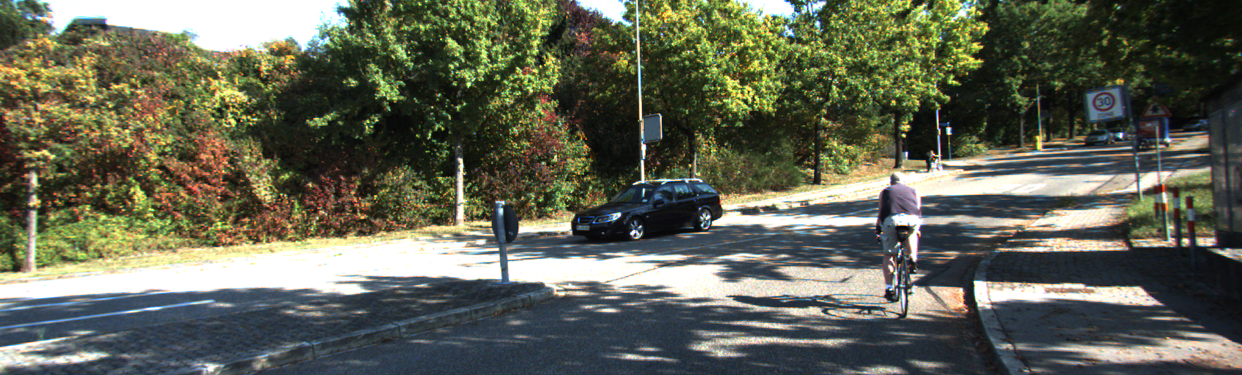
#> input picture hw7/data/10_a.png, 1242 x 375 px, given in place of 10_a.png_a.png, which was not available
$ python hw7.py data/10_a.png
#> lines starting #> are read from the running program, lines starting #| are printed output that depends on the picture; after the words box and inside, x2 and y2 are one past the last pixel; in counts of white or black regions, pixels touching at a corner belong together; long printed decimals are rounded; pictures that were not available may be replaced by others from this repository, and a replacement may not be noted
import warnings
import cv2
import numpy as np
import sys
from sklearn.cluster import KMeans


'''
using ransac to get a set of inliers & outliers for FOE estimation
'''


def ransac(start, end):
    kmax = 0
    best_inlier = (0, 0)

    maxIter = 35
    vectors = end - start
    for i in range(maxIter):
        # generate two random indices
        sample = np.random.randint(0, vectors.shape[0], 2)
        ind1 = sample[0]
        ind2 = sample[1]
        if sample[0] == sample[1]:
            continue
        # find intersection of two vectors --> maybe FOE
        maybeFOE = lines_intersecting_point(start[ind1], end[ind1], start[ind2], end[ind2])

        # checks for invalid values possibly caused by inverting a singular matrix
        mask1 = np.isinf(maybeFOE)
        if np.any(mask1):
            print('inf caught')
            continue
        mask2 = np.isnan(maybeFOE)
        if np.any(mask2):
            print('nan caught')
            continue

        # checks to ensure FOE is in image plane --> that is the assumption
        if maybeFOE[0] < 0 or maybeFOE[1] < 0 or maybeFOE[0] > img2_col or maybeFOE[1] > img2_row:
            if maybeFOE[0] > img2_col or maybeFOE[1] > img2_row:
                # print('invalid FOE -- FOE outside image plane')
                maxIter -= 1
            continue

        # use this FOE to fit the rest of the lines
        # the line = vx-uy = x1v-y1u; with a = v, b = -u
        inliers = 0
        index = []
        for j in range(vectors.shape[0]):
            dist = lambda x, y: abs(a * x + b * y + c) / np.sqrt(a ** 2 + b ** 2)
            vfunc = np.vectorize(dist)
            a = vectors[j][1]  # v
            b = -vectors[j][0]  # -u
            c = end[j][0] * start[j][1] - start[j][0] * end[j][1]
            distance = vfunc(maybeFOE[0], maybeFOE[1])
            if distance < 3:  # allow for 10 pixel miss
                inliers += 1
                index.append(j)

        if inliers > kmax:
            kmax = inliers
            best_inlier = (maybeFOE[0], maybeFOE[1])
            inliers_start = []
            inliers_end = []
            outliers_start = []
            outliers_end = []
            out_index = [x for x in range(vectors.shape[0]) if x not in index]
            for u in index:
                inliers_start.append(start[u])
                inliers_end.append(end[u])
            for v in out_index:
                outliers_start.append(start[v])
                outliers_end.append(end[v])
            inliers_start = np.vstack(inliers_start)
            inliers_end = np.vstack(inliers_end)
            outliers_start = np.vstack(outliers_start)
            outliers_end = np.vstack(outliers_end)
    print('\t   Max number of inliers: %d\n' % kmax)
    print('\tFOE Estimate Using Ransac Best Inliers:', best_inlier)

    return inliers_start, inliers_end, outliers_start, outliers_end, best_inlier


'''
calculate the point of intersection
between two parametric line equations
'''


def lines_intersecting_point(p0, p1, q0, q1):
    mat = np.zeros((2, 2))
    mat[:, 0] = (p1 - p0)
    mat[:, 1] = -(q1 - q0)
    b = (q0 - p0)
    soln = np.dot(np.linalg.inv(mat), b)

    return p0 + soln[0] * (p1 - p0)


'''
draw motion vectors
'''


def arrows(Img, pt1, pt2, Color, thickness):
    assert (pt1.shape == pt2.shape)

    for i in range(pt1.shape[0]):
        Img = cv2.arrowedLine(Img, tuple(pt1[i]), tuple(pt2[i]), Color, thickness=thickness)

    return Img


'''
draw classified clusters and the bounding boxes
'''


def clusters(cluster_num, out_start, out_end, canvas, color):
    index = np.where(label_map == cluster_num)[0]
    cluster = []
    start = []
    for i in range(index.shape[0]):
        cluster.append(out_end[index[i]])
        start.append(out_start[index[i]])
    cluster = np.vstack(cluster)
    start = np.vstack(start)
    canvas = arrows(canvas, start, cluster, color, 3)
    min_x = int(np.amin(cluster, axis=0)[0])
    min_y = int(np.amin(cluster, axis=0)[1])
    max_x = int(np.amax(cluster, axis=0)[0])
    max_y = int(np.amax(cluster, axis=0)[1])
    canvas = cv2.rectangle(canvas, (min_x - 3, min_y - 3), (max_x + 3, max_y + 3), color, 2)

    return canvas


if __name__ == "__main__":
    warnings.filterwarnings("ignore", category=DeprecationWarning)

    '''
    sys.stdout = open('out.txt', 'w')

    for i in range(24, 26):

        idx = str(i)
        print("Image index %s in progress..." %i)
        img1 = cv2.imread('data/' + idx + '_a.png')
        img2 = cv2.imread('data/' + idx + '_b.png')

    '''

    idx = str(sys.argv[1])
    img1 = cv2.imread('data/' + idx + '_a.png')
#> img1 is the input picture: shape (375, 1242, 3); mean B, G, R 84.6, 100.8, 97.7
    img2 = cv2.imread('data/' + idx + '_b.png')
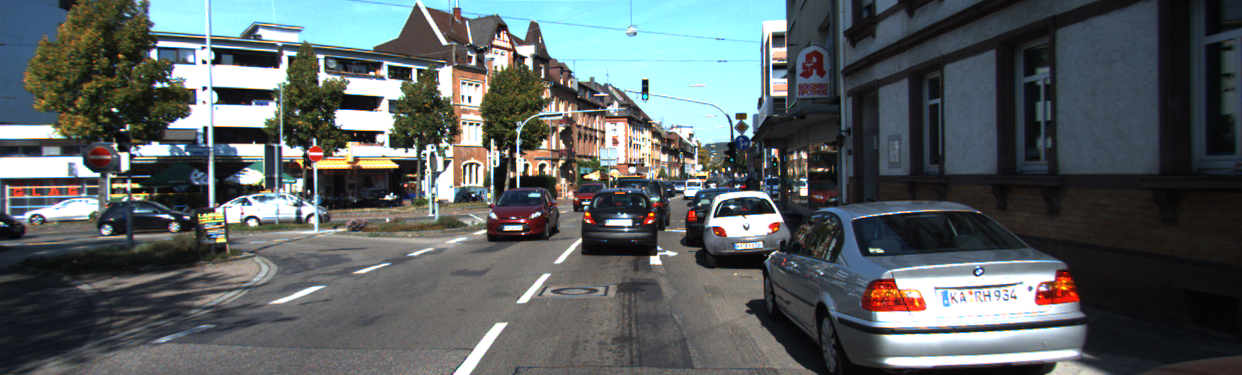
#> input picture hw7/data/11_a.png, 1242 x 375 px, given in place of 10_a.png_b.png, which was not available
#> img2 is the input picture: shape (375, 1242, 3); mean B, G, R 98, 96.7, 89.8

    copy = np.copy(img2)
    img2_row = img2.shape[0]
#> img2_row = 375
    img2_col = img2.shape[1]
#> img2_col = 1242

    src1 = cv2.cvtColor(img1, cv2.COLOR_BGR2GRAY)
    src2 = cv2.cvtColor(img2, cv2.COLOR_BGR2GRAY)
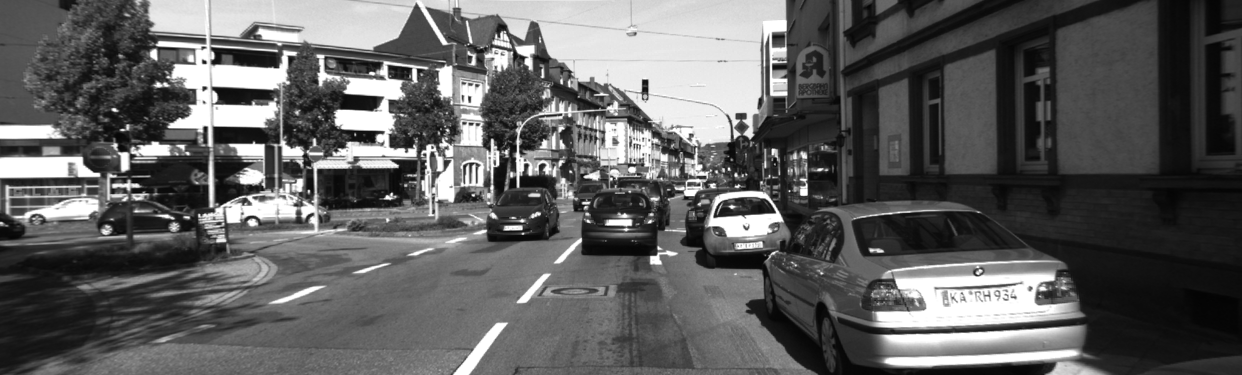
#> src2: shape (375, 1242); min 3, max 255, mean 94.8

    # deep-learning-study.tistory.com/277
    # pt1 = cv2.goodFeaturesToTrack(src1, 25, 0.01, 10)
    # Shi-Tomasi
    pt1 = cv2.goodFeaturesToTrack(src1, mask=None,
                                  **dict(maxCorners=200, qualityLevel=0.6, minDistance=6, blockSize=3))
#> pt1 = 17 rows, first 8: [906, 152], [631, 233], [899, 243], [950, 133], [540, 65], [641, 226], [468, 86], [904, 136]


    # LK param
    pt2, status, err = cv2.calcOpticalFlowPyrLK(src1, src2, pt1, None, **dict(winSize=(8, 8),
                                                                              maxLevel=5,
                                                                              criteria=(
                                                                                  cv2.TERM_CRITERIA_EPS | cv2.TERM_CRITERIA_COUNT,
                                                                                  10, 0.03)))
#> pt2 = 17 rows, first 8: [811.4, 406.3], [557.4, 206.5], [1013, 236.1], [756.8, 324.7], [548.9, 456.8], [760.9, 270.9], [382, 471.7], [802.3, 313.2]; status = 17 values, max 1 at index 1, min 0 at index 0, mean 0.647; err = 17 values, max 95.29 at index 15, min 1.75e-31 at index 0, mean 31.77

    dst = cv2.addWeighted(src1, 0.5, src2, 0.5, 0)
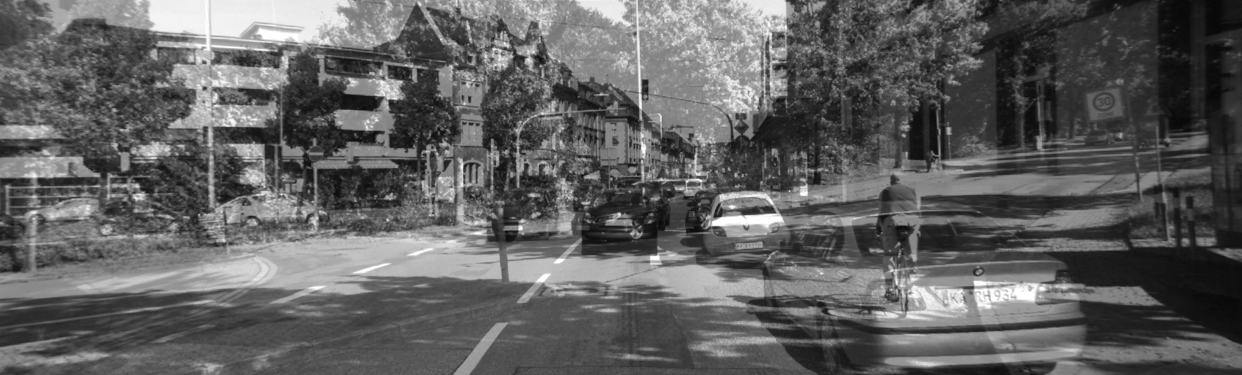
#> dst: shape (375, 1242); min 7, max 255, mean 96.4


    print('\tNumber of keypoints obtained: %d' % pt1.shape[0])
#| 	Number of keypoints obtained: 17
    # remove status == 0, errors
    img1_flow = pt1[status == 1]
#> img1_flow = [[631, 233], [899, 243], [950, 133], [641, 226], [904, 136], [708, 215], [498, 249], [689, 165], [982, 46], [377, 120], [643, 188]]
    img2_flow = pt2[status == 1]
#> img2_flow = [[557.4, 206.5], [1013, 236.1], [756.8, 324.7], [760.9, 270.9], [802.3, 313.2], [692.1, 300.6], [338.6, 235.6], [645.6, 258], [762.7, 278.7], [477.7, 187.7], [616, 233.1]]
    print('\tNumber of keypoints in motion %d' % img1_flow.shape[0])
#| 	Number of keypoints in motion 11


    # thresholding
    vectors = img2_flow - img1_flow
#> vectors = [[-73.63, -26.49], [114, -6.9], [-193.2, 191.7], [119.9, 44.85], [-101.7, 177.2], [-15.85, 85.55], [-159.4, -13.41], [-43.41, 93.04], [-219.3, 232.7], [100.7, 67.66], [-27, 45.09]]
    norms = np.linalg.norm(vectors, axis=1)
#> norms = [78.25, 114.2, 272.2, 128, 204.3, 87.01, 159.9, 102.7, 319.7, 121.3, 52.55]

    lower_bound = 2  # number of pixels
    upper_bound = 10
    img1_flow = img1_flow[np.where(norms > lower_bound)]
    img2_flow = img2_flow[np.where(norms > lower_bound)]

    print('\tNumber of keypoints after thresholding %d\n' % img1_flow.shape[0])
#| 	Number of keypoints after thresholding 11


    print('\tFinding inliers using RANSAC...')
    in_start, in_end, out_start, out_end, FOE = ransac(img1_flow, img2_flow)
#> the loop in ransac, `for i in range(maxIter):` made 35 passes
#> (b in lines_intersecting_point, soln in lines_intersecting_point, best_inlier) on pass 1: ([-77, 18], [0.501, -0.938], (700.1, 257.9))
#> (b in lines_intersecting_point, soln in lines_intersecting_point, maybeFOE) on passes 3, 4, 5, 6, 8, 9: ([-312, -45], [1.35, 2.52], [630.5, 290.4]), ([67, -11], [0.507, 0.394], [701.8, 248.7]), ([-46, 3], [0.532, 0.558], [847.2, 235]), ([-191, 84], [1.03, -0.917], [644.1, 261.3]), ([256, 55], [1.62, -2.63], [599.2, 261.2]), ([191, -84], [-0.917, 1.03], [644.1, 261.3])
#> after the loop in ransac, `for i in range(maxIter):`: inliers_end = [[557.4, 206.5], [1013, 236.1], [692.1, 300.6]]; inliers_start = [[631, 233], [899, 243], [708, 215]]; kmax = 3; maxIter = 29; outliers_end = [[756.8, 324.7], [760.9, 270.9], [802.3, 313.2], [338.6, 235.6], [645.6, 258], [762.7, 278.7], [477.7, 187.7], [616, 233.1]]; outliers_start = [[950, 133], [641, 226], [904, 136], [498, 249], [689, 165], [982, 46], [377, 120], [643, 188]]
#| 	   Max number of inliers: 3
#| 	FOE Estimate Using Ransac Best Inliers: (700.060, 257.8503)
#> in_start = [[631, 233], [899, 243], [708, 215]]; in_end = [[557.4, 206.5], [1013, 236.1], [692.1, 300.6]]; out_start has the same summary as outliers_start in ransac; out_end has the same summary as outliers_end in ransac; FOE = (700.1, 257.9)

    # number of inliers has to exceed certain number for the camera to be in motion
    num_of_inliers = in_start.shape[0]
#> num_of_inliers = 3
    if num_of_inliers <= 4:
        # no motion detected
        print('\tNo camera motion detected because of not enough inliers (%d found)' %(in_start.shape[0]))
#| 	No camera motion detected because of not enough inliers (3 found)
        outimg1 = img2
    else:
        # motion detected
        outimg1 = cv2.circle(img2, (int(FOE[0]), int(FOE[1])), 10, (0, 0, 255), thickness=-1)


    # green arrow: inliers, red arrow: outliers
    outimg1 = arrows(outimg1, in_start, in_end, (0, 255, 0), 3)
    outimg1 = arrows(outimg1, out_start, out_end, (0, 0, 255), 3)
#> call 2 of arrows, with pt1 = array of shape (8, 2), pt2 = array of shape (8, 2), Color = (0, 0, 255), thickness = 3
#> after the loop in arrows (call 2), `for i in range(pt1.shape[0]):`:
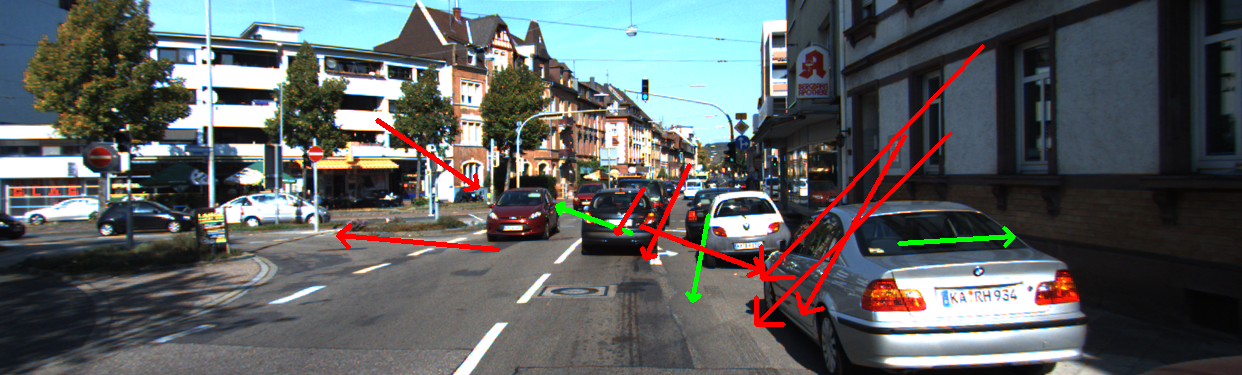
#> Img: shape (375, 1242, 3); mean B, G, R 96.4, 96.1, 92.5


    cv2.imwrite(idx + '_first.png', outimg1)
    '''
    cv2.imwrite('out/' + idx + '_first.png', outimg1)
    '''


    dst = arrows(dst, out_start, out_end, (0, 0, 255), 3)
#> call 3 of arrows, with pt1 = array of shape (8, 2), pt2 = array of shape (8, 2), Color = (0, 0, 255), thickness = 3
#> after the loop in arrows (call 3), `for i in range(pt1.shape[0]):`:
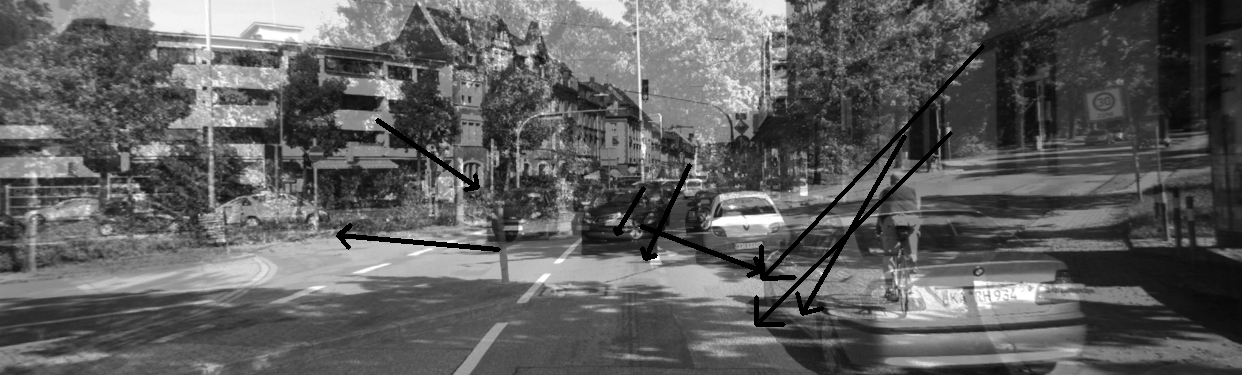
#> Img: shape (375, 1242); min 0, max 255, mean 94.8
    dst = arrows(dst, in_start, in_end, (0, 255, 0), 3)
    # cv2.imwrite('dst.png', dst)


    # k-mean clustering of outlier points
    kmeans = KMeans(n_clusters=3, random_state=0).fit(out_start)
    label_map = kmeans.labels_
#> label_map = [1, 0, 1, 2, 0, 1, 2, 0]

    # one color for one cluster
    outimg2 = copy
    for j in range(3):
        color = np.random.uniform(low=0, high=255, size=3)
        outimg2 = clusters(j, out_start, out_end, outimg2, color)
#> this loop made 3 passes
#> index in clusters on passes 1 to 3: [1, 4, 7], [0, 2, 5], [3, 6]
#> pass 1, in clusters, `canvas = cv2.rectangle(canvas, (min_x - 3, min_y - 3), (max_x + 3, max..`:
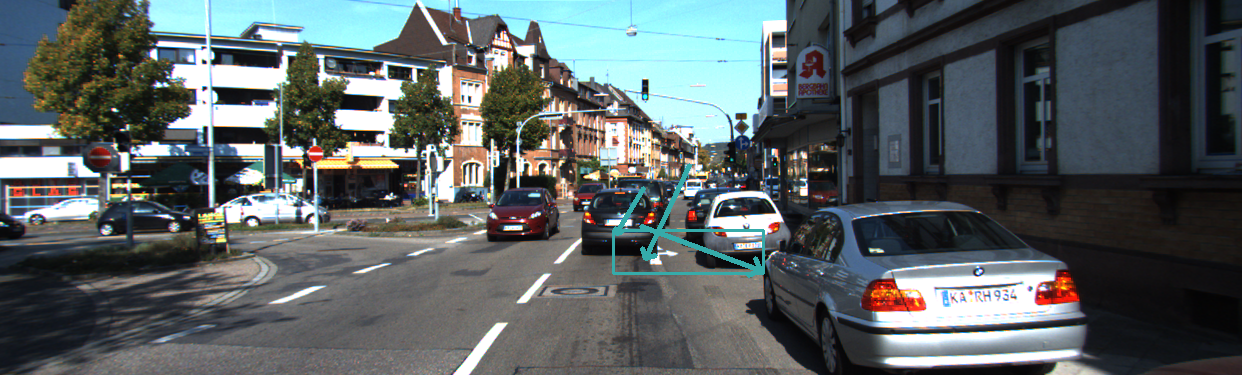
#> canvas: shape (375, 1242, 3); mean B, G, R 98.5, 97.2, 89.7
#> after the loop:
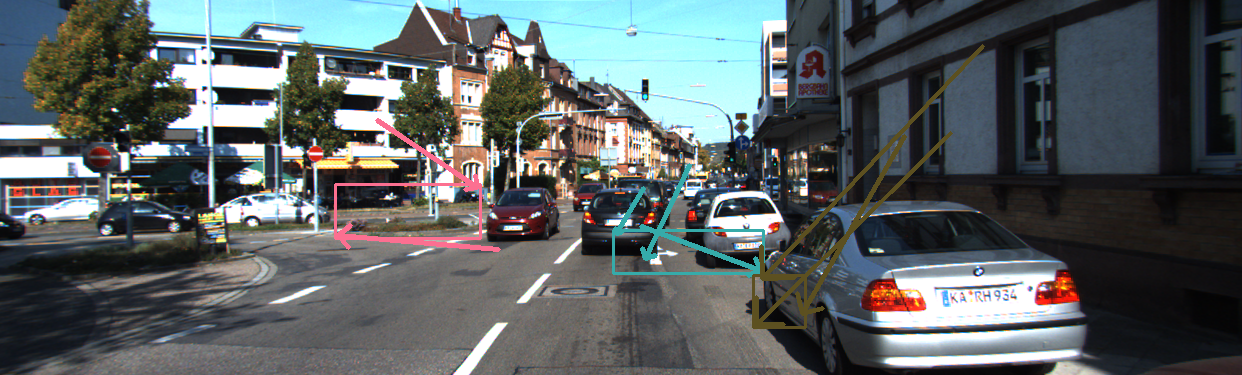
#> outimg2: shape (375, 1242, 3); 2.12% of pixels changed, all inside (x1, y1, x2, y2) = (334, 44, 985, 329)


    cv2.imwrite(idx + '_second.png', outimg2)
    '''
    cv2.imwrite('out/' + idx + '_second.png', outimg2)
    print("\n\n")


    sys.stdout.close()
    '''
